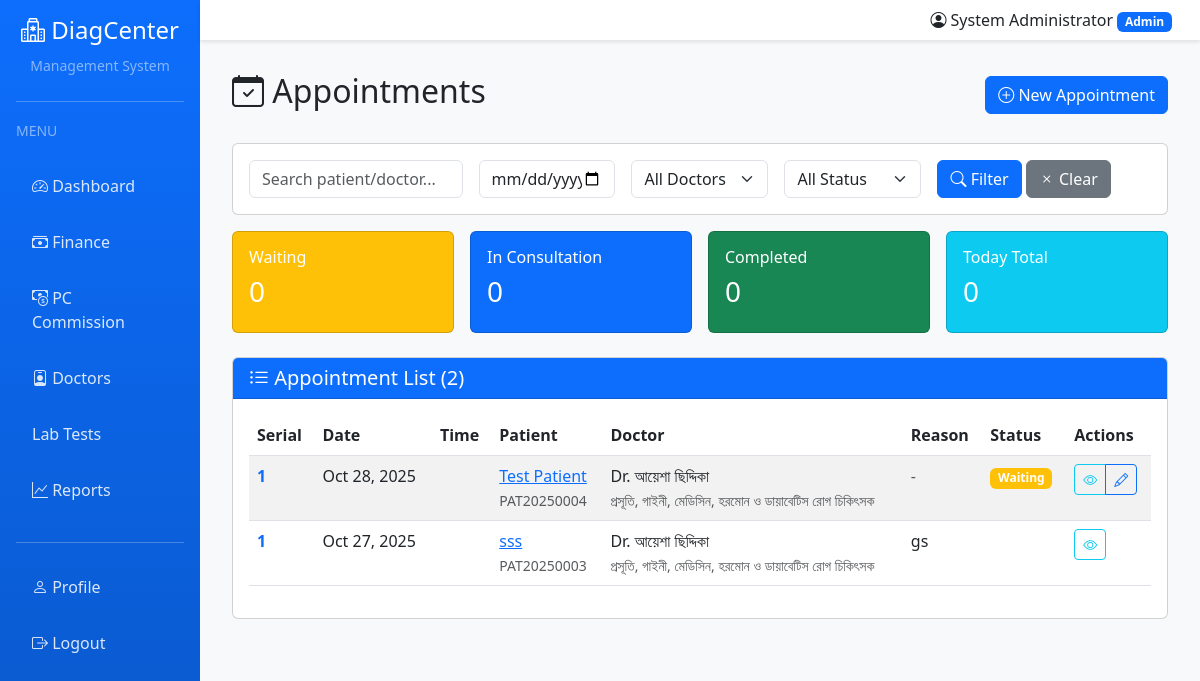
Page /appointments/ (signed in) on the committed database.
### accounts/models.py (models this page shows, shortened)
class User(AbstractUser):
    ROLE_CHOICES = [
        ('ADMIN', 'Admin'),
        ('DOCTOR', 'Doctor'),
        ('RECEPTIONIST', 'Receptionist'),
        ('LAB', 'Lab Staff'),
        ('PHARMACY', 'Pharmacy Staff'),
        ('CANTEEN', 'Canteen Staff'),
    ]
    role = models.CharField(max_length=20, choices=ROLE_CHOICES, default='RECEPTIONIST')
    phone = models.CharField(max_length=20, blank=True)
    address = models.TextField(blank=True)
    specialization = models.CharField(max_length=100, blank=True, help_text="For doctors")
    license_number = models.CharField(max_length=50, blank=True, help_text="Professional license")
    profile_picture = models.ImageField(upload_to='profiles/', blank=True, null=True)
    is_active = models.BooleanField(default=True)
    created_at = models.DateTimeField(auto_now_add=True)
    updated_at = models.DateTimeField(auto_now=True)
    class Meta:
        ordering = ['-created_at']
    @property
    def is_admin(self):
        return self.role == 'ADMIN' or self.is_superuser

### appointments/models.py (models this page shows, shortened)
class Appointment(models.Model):
    STATUS_CHOICES = [
        ('waiting', 'Waiting'),
        ('called', 'Called'),
        ('in_consultation', 'In Consultation'),
        ('completed', 'Completed'),
        ('cancelled', 'Cancelled'),
        ('no_show', 'No Show'),
    ]
    appointment_number = models.CharField(max_length=20, unique=True, editable=False)
    patient = models.ForeignKey(Patient, on_delete=models.CASCADE, related_name='appointments')
    doctor = models.ForeignKey(
        settings.AUTH_USER_MODEL,
        on_delete=models.CASCADE,
        related_name='doctor_appointments',
        limit_choices_to={'role': 'DOCTOR'}
    )
    serial_number = models.IntegerField(help_text="Queue serial number for the day")
    appointment_date = models.DateField()
    appointment_time = models.TimeField(null=True, blank=True)
    status = models.CharField(max_length=20, choices=STATUS_CHOICES, default='waiting')
    check_in_time = models.DateTimeField(auto_now_add=True)
    called_time = models.DateTimeField(null=True, blank=True)
    started_time = models.DateTimeField(null=True, blank=True)
    completed_time = models.DateTimeField(null=True, blank=True)
    consultation_fee = models.DecimalField(max_digits=10, decimal_places=2, default=500)
    payment_status = models.CharField(max_length=20, choices=[
        ('unpaid', 'Unpaid'),
        ('paid', 'Paid'),
        ('partial', 'Partial'),
    ], default='unpaid')
    appointment_type = models.CharField(max_length=20, choices=[
        ('walk_in', 'Walk-in'),
        ('scheduled', 'Scheduled'),
        ('emergency', 'Emergency'),
    ], default='walk_in')
    reason = models.TextField(blank=True, help_text="Reason for visit")
    notes = models.TextField(blank=True)
    created_by = models.ForeignKey(
        settings.AUTH_USER_MODEL,
        on_delete=models.SET_NULL,
        null=True,
        related_name='created_appointments'
    )
    room_number = models.CharField(max_length=20, blank=True)
    class Meta:
        ordering = ['appointment_date', 'serial_number']
        unique_together = ['doctor', 'appointment_date', 'serial_number']
        indexes = [
            models.Index(fields=['appointment_date', 'doctor', 'status']),
            models.Index(fields=['appointment_number']),
        ]

### patients/models.py (models this page shows, shortened)
class Patient(models.Model):
    GENDER_CHOICES = [
        ('M', 'Male'),
        ('F', 'Female'),
        ('O', 'Other'),
    ]
    BLOOD_GROUP_CHOICES = [
        ('A+', 'A+'), ('A-', 'A-'),
        ('B+', 'B+'), ('B-', 'B-'),
        ('AB+', 'AB+'), ('AB-', 'AB-'),
        ('O+', 'O+'), ('O-', 'O-'),
    ]
    patient_id = models.CharField(max_length=20, unique=True, editable=False)
    first_name = models.CharField(max_length=100)
    last_name = models.CharField(max_length=100)
    date_of_birth = models.DateField()
    gender = models.CharField(max_length=1, choices=GENDER_CHOICES)
    blood_group = models.CharField(max_length=3, choices=BLOOD_GROUP_CHOICES, blank=True)
    phone = models.CharField(max_length=20)
    email = models.EmailField(blank=True)
    address = models.TextField()
    city = models.CharField(max_length=100)
    emergency_contact_name = models.CharField(max_length=100)
    emergency_contact_phone = models.CharField(max_length=20)
    emergency_contact_relation = models.CharField(max_length=50)
    allergies = models.TextField(blank=True, help_text="List of known allergies")
    chronic_conditions = models.TextField(blank=True, help_text="List of chronic conditions")
    registered_by = models.ForeignKey(
        settings.AUTH_USER_MODEL,
        on_delete=models.SET_NULL,
        null=True,
        related_name='registered_patients'
    )
    registered_at = models.DateTimeField(auto_now_add=True)
    updated_at = models.DateTimeField(auto_now=True)
    is_active = models.BooleanField(default=True)
    class Meta:
        ordering = ['-registered_at']
        indexes = [
            models.Index(fields=['patient_id']),
            models.Index(fields=['phone']),
            models.Index(fields=['registered_at']),
        ]
    def get_full_name(self):
        return f"{self.first_name} {self.last_name}"

### appointments/views.py (the view)
# urls.py: path('', views.appointment_list, name='appointment_list'),
@login_required
def appointment_list(request):
    appointments = Appointment.objects.all().select_related('patient', 'doctor').order_by('-appointment_date', 'serial_number')
    return render(request, 'appointments/appointment_list.html', {'appointments': appointments})

### templates/appointments/appointment_list.html (shortened to what this page needs)
{% extends 'base.html' %}
{% block content %}
<div class="d-flex justify-content-between align-items-center mb-4">
    <h2><i class="bi bi-calendar-check"></i> Appointments</h2>
    <a href="{% url 'appointments:appointment_create' %}" class="btn btn-primary">
        <i class="bi bi-plus-circle"></i> New Appointment
    </a>
</div>
<div class="card mb-3">
    <div class="card-body">
        <form method="get" class="row g-3">
            <div class="col-md-3">
                <input type="text" name="search" class="form-control" placeholder="Search patient/doctor..."
                       value="{{ request.GET.search }}">
            </div>
            <div class="col-md-2">
                <input type="date" name="date" class="form-control" value="{{ request.GET.date }}">
            </div>
            <div class="col-md-2">
                <select name="doctor" class="form-select">
                    <option value="">All Doctors</option>
                </select>
            </div>
            <div class="col-md-2">
                <select name="status" class="form-select">
                    <option value="">All Status</option>
                </select>
            </div>
            <div class="col-md-3">
                <button type="submit" class="btn btn-primary">
                    <i class="bi bi-search"></i> Filter
                </button>
                <a href="{% url 'appointments:appointment_list' %}" class="btn btn-secondary">
                    <i class="bi bi-x"></i> Clear
                </a>
            </div>
        </form>
    </div>
</div>
<div class="row g-3 mb-4">
    <div class="col-md-3">
        <div class="card bg-warning text-white">
            <div class="card-body">
                <h6>Waiting</h6>
                <h3>{{ stats.waiting|default:0 }}</h3>
            </div>
        </div>
    </div>
    <div class="col-md-3">
        <div class="card bg-primary text-white">
            <div class="card-body">
                <h6>In Consultation</h6>
                <h3>{{ stats.in_consultation|default:0 }}</h3>
            </div>
        </div>
    </div>
    <div class="col-md-3">
        <div class="card bg-success text-white">
            <div class="card-body">
                <h6>Completed</h6>
                <h3>{{ stats.completed|default:0 }}</h3>
            </div>
        </div>
    </div>
    <div class="col-md-3">
        <div class="card bg-info text-white">
            <div class="card-body">
                <h6>Today Total</h6>
                <h3>{{ stats.today_total|default:0 }}</h3>
            </div>
        </div>
    </div>
</div>
<div class="card">
    <div class="card-header bg-primary text-white">
        <h5 class="mb-0"><i class="bi bi-list-ul"></i> Appointment List ({{ appointments.count }})</h5>
    </div>
    <div class="card-body">
        {% if appointments %}
        <div class="table-responsive">
            <table class="table table-hover table-striped">
                <thead>
                    <tr>
                        <th>Serial</th>
                        <th>Date</th>
                        <th>Time</th>
                        <th>Patient</th>
                        <th>Doctor</th>
                        <th>Reason</th>
                        <th>Status</th>
                        <th>Actions</th>
                    </tr>
                </thead>
                <tbody>
                    {% for appointment in appointments %}
                    <tr>
                        <td>
                            <strong class="text-primary">{{ appointment.serial_number }}</strong>
                        </td>
                        <td>{{ appointment.appointment_date|date:"M d, Y" }}</td>
                        <td>{{ appointment.appointment_time|time:"h:i A" }}</td>
                        <td>
                            <a href="{% url 'patients:patient_detail' appointment.patient.pk %}">
                                {{ appointment.patient.get_full_name }}
                            </a>
                            <br><small class="text-muted">{{ appointment.patient.patient_id }}</small>
                        </td>
                        <td>
                            Dr. {{ appointment.doctor.get_full_name }}<br>
                            <small class="text-muted">{{ appointment.doctor.specialization }}</small>
                        </td>
                        <td>
                            {% if appointment.reason %}
                            {{ appointment.reason|truncatewords:10 }}
                            {% else %}
                            <span class="text-muted">-</span>
                            {% endif %}
                        </td>
                        <td>
                            {% if appointment.status == 'waiting' %}
                            <span class="badge bg-warning">Waiting</span>
                            {% elif appointment.status == 'in_consultation' %}
                            <span class="badge bg-primary">In Consultation</span>
                            {% elif appointment.status == 'completed' %}
                            <span class="badge bg-success">Completed</span>
                            {% elif appointment.status == 'cancelled' %}
                            <span class="badge bg-danger">Cancelled</span>
                            {% elif appointment.status == 'no_show' %}
                            <span class="badge bg-secondary">No Show</span>
                            {% endif %}
                        </td>
                        <td>
                            <div class="btn-group btn-group-sm">
                                <a href="{% url 'appointments:appointment_detail' appointment.pk %}"
                                   class="btn btn-outline-info" title="View">
                                    <i class="bi bi-eye"></i>
                                </a>
                                {% if appointment.status == 'waiting' %}
                                <a href="{% url 'appointments:appointment_edit' appointment.pk %}"
                                   class="btn btn-outline-primary" title="Edit">
                                    <i class="bi bi-pencil"></i>
                                </a>
                                {% endif %}
                            </div>
                        </td>
                    </tr>
                    {% endfor %}
                </tbody>
            </table>
        </div>
        {% endif %}
    </div>
</div>
{% endblock %}

### templates/base.html (shortened to what this page needs)
<!DOCTYPE html>
<html lang="en">
<head>
    <link href="https://cdn.jsdelivr.net/npm/bootstrap@5.3.0/dist/css/bootstrap.min.css" rel="stylesheet">
    <link href="https://cdn.jsdelivr.net/npm/bootstrap-icons@1.10.0/font/bootstrap-icons.css" rel="stylesheet">
</head>
<body>
    {% if user.is_authenticated %}
    <div class="container-fluid">
        <div class="row">
            <nav class="col-md-2 col-lg-2 d-md-block sidebar collapse p-3" id="sidebar">
                <div class="text-center mb-4">
                    <h4><i class="bi bi-hospital"></i> DiagCenter</h4>
                    <small class="text-white-50">Management System</small>
                </div>
                <hr class="bg-white">
                <div class="mb-3">
                    <small class="text-white-50 text-uppercase">Menu</small>
                </div>
                <ul class="nav flex-column">
                    <li class="nav-item">
                        <a class="nav-link" href="{% url 'accounts:dashboard' %}">
                            <i class="bi bi-speedometer2"></i> Dashboard
                        </a>
                    </li>
                    {% if user.is_admin %}
                    <li class="nav-item">
                        <a class="nav-link" href="{% url 'accounts:admin_finance' %}">
                            <i class="bi bi-cash-stack"></i> Finance
                        </a>
                    </li>
                    <li class="nav-item">
                        <a class="nav-link" href="{% url 'accounts:pc_dashboard' %}">
                            <i class="bi bi-cash-coin"></i> PC Commission
                        </a>
                    </li>
                    <li class="nav-item">
                        <a class="nav-link" href="{% url 'accounts:doctor_management' %}">
                            <i class="bi bi-person-badge"></i> Doctors
                        </a>
                    </li>
                    <li class="nav-item">
                        <a class="nav-link" href="{% url 'lab:test_manage' %}">
                             Lab Tests
                        </a>
                    </li>
                    <li class="nav-item">
                        <a class="nav-link" href="{% url 'finance:financial_reports' %}">
                            <i class="bi bi-graph-up"></i> Reports
                        </a>
                    </li>
                    {% endif %}
                </ul>
                <hr class="bg-white mt-4">
                <ul class="nav flex-column">
                    <li class="nav-item">
                        <a class="nav-link" href="{% url 'accounts:profile' %}">
                            <i class="bi bi-person"></i> Profile
                        </a>
                    </li>
                    <li class="nav-item">
                        <a class="nav-link" href="{% url 'accounts:logout' %}">
                            <i class="bi bi-box-arrow-right"></i> Logout
                        </a>
                    </li>
                </ul>
            </nav>
            <main class="col-md-10 ms-sm-auto col-lg-10 px-0">
                <nav class="navbar navbar-expand-lg navbar-light bg-white">
                    <div class="container-fluid">
                        <div class="ms-auto d-flex align-items-center">
                            <span class="me-3">
                                <i class="bi bi-person-circle"></i>
                                {{ user.get_full_name|default:user.username }}
                                <span class="badge bg-primary">{{ user.get_role_display }}</span>
                            </span>
                        </div>
                    </div>
                </nav>
                <div class="content-wrapper">
                    {% block content %}{% endblock %}
                </div>
            </main>
        </div>
    </div>
    {% else %}
    {% block login_content %}{% endblock %}
    {% endif %}
</body>
</html>

### templates/base.html (style rules this page uses)
body { min-height: 100vh; background-color: #f8f9fa; }
.sidebar { min-height: 100vh; background: linear-gradient(180deg, #0d6efd 0%, #0a58ca 100%); color: white; }
.sidebar .nav-link { color: rgba(255, 255, 255, 0.85); padding: 0.75rem 1rem; margin: 0.25rem 0; border-radius: 0.5rem; }
.content-wrapper { padding: 2rem; }
.navbar { box-shadow: 0 2px 4px rgba(0,0,0,0.1); }

### rows in the picture
User: get_full_name "System Administrator", role "Admin"
Appointment: serial_number "1", appointment_date "Oct 28, 2025", patient.get_full_name "Test Patient", patient.patient_id "PAT20250004", doctor.get_full_name "আয়েশা ছিদ্দিকা", doctor.specialization "প্রসূতি, গাইনী, মেডিসিন, হরমোন ও ডায়াবেটিস রোগ চিকিৎসক", status "Waiting"
Appointment: serial_number "1", appointment_date "Oct 27, 2025", patient.get_full_name "sss", patient.patient_id "PAT20250003", doctor.get_full_name "আয়েশা ছিদ্দিকা", doctor.specialization "প্রসূতি, গাইনী, মেডিসিন, হরমোন ও ডায়াবেটিস রোগ চিকিৎসক", reason "gs"

### other values in the picture
{{ stats.waiting|default:0 }} "0"
{{ stats.in_consultation|default:0 }} "0"
{{ stats.completed|default:0 }} "0"
{{ stats.today_total|default:0 }} "0"
{{ appointments.count }} "2"
